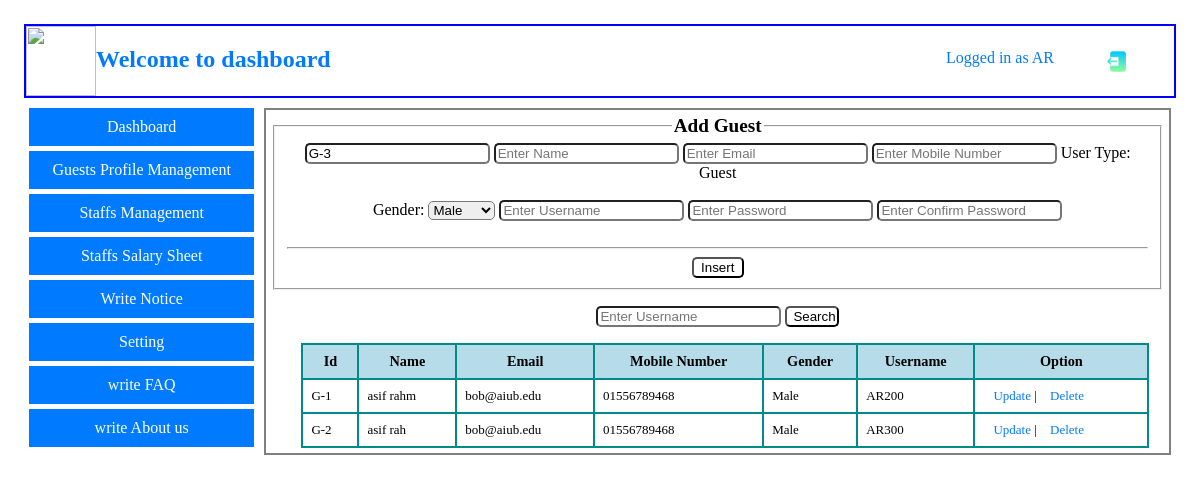
The page /view/guests_profile_management.php (signed in) on the database its author committed.
### tables this page shows
CREATE TABLE `guestinfo` (
  `GuestId` varchar(100) NOT NULL,
  `GuestName` varchar(100) NOT NULL,
  `GuestEmail` varchar(100) NOT NULL,
  `GuestNumber` varchar(100) NOT NULL,
  `Gender` varchar(100) NOT NULL,
  `GuestUserName` varchar(100) NOT NULL,
  `GuestImg` blob NOT NULL
);

### model/guestModel.php (called while the page is built, shortened)
<?php
    function getallguest(){
        $con = getConnection();
        $sql = "select * from guestinfo";
        $result = mysqli_query($con, $sql);
        $guests = [];
        while($guest = mysqli_fetch_assoc($result)){
            array_push($guests, $guest);
        }
        return $guests;
    }
    function AutoGuestIdGenerate(){
        $con = getConnection();
        $sql = "select * from guestinfo order by GuestId desc";
        $result = mysqli_query($con, $sql);
        $row = mysqli_fetch_assoc($result);
        $id = $row['GuestId'];
        if($id == ""){
            $userid = "G-1";
            return $userid;
        }
        else{
            $userid = substr($id, 2);
            $userid = intval($userid);
            $userid = "G-" . ($userid + 1);
            return $userid;
        }
    }
?>

### view/guests_profile_management.php (the view, shortened to what this page needs)
<?php
    include('../model/guestModel.php');
    $guests = getallguest();
    $userid = AutoGuestIdGenerate();
?>
<html lang="en">
<head>
    <link rel="stylesheet" href="../assets/css/draft.css">
    <link rel="stylesheet" href="../assets/css/body.css">
</head>
<body>
    <?php include('dashboard_menu.php'); ?>
    <section class="container">
        <div class="">
            <?php
                if($_SESSION['user']['UserType'] == 'Receptionist'){
                    include('side_menu.php');
                }else if($_SESSION['user']['UserType'] == 'Admin'){
                    include('admin_menu.php');
                }
            ?>
        </div>
        <div class="info">
            <div>
                <form method="" action="" enctype="">
                    <fieldset align = "center">
                        <legend> Add Guest </legend>
                        <div class="inputbox">
                            <div>
                                <input type="text" id="userid" name="userid" value="<?=$userid?>" placeholder = "Enter User ID" readonly />
                                <input type="text" id="name" name="name" value="" placeholder = "Enter Name" /> <span id="nameError"> </span>
                                <input type="email" id="email" name="email" value="" placeholder = "Enter Email" /> <span id="emailError"> </span>
                                <input type="tel" id="number" name="number" value="" placeholder = "Enter Mobile Number" /> <span id="numberError"> </span>
                                User Type: Guest
                            </div> <br>
                            <div>
                                Gender:
                                <select id="gender" name="gender">
                                    <option value="Male"> Male </option>
                                </select> <span id="genderError"> </span>
                                <input type="text" id="username" name="username" value="" placeholder = "Enter Username" onblur="checkUsername()"/> <span id="unameError"> </span>
                                <input type="password" id="password" name="password" value="" placeholder = "Enter Password" /> <span id="passwordError"> </span>
                                <input type="password" id="confirmpassword" name="confirmpassword" value="" placeholder = "Enter Confirm Password" /> <span id="cpasswordError"> </span>
                            </div> <br>
                        </div>
                        <hr>
                        <input type="button" name="submit" value="Insert" class="btnn" onclick="validGuestRegistration()" />
                    </fieldset>
                </form>
                    <form method="post" action="" enctype="" align = "center">
                       <input type="text"  id="guestusername" name="guestusername" value="" placeholder = "Enter Username" />
                       <input type="button" name="Submit" value="Search" class="btnn" onclick="searchGuest()"/>
                    </form>
                    <table border=1 align = "center" width = '80%' id="searchResults">
                        <tr>
                            <th>Id</th>
                            <th>Name</th>
                            <th>Email</th>
                            <th>Mobile Number</th>
                            <th>Gender</th>
                            <th>Username</th>
                            <th>Option</th>
                        </tr>
                        <?php for($i=0; $i<count($guests); $i++){ ?>
                        <tr>
                            <td><?=$guests[$i]['GuestId']?></td>
                            <td><?=$guests[$i]['GuestName']?></td>
                            <td><?=$guests[$i]['GuestEmail']?></td>
                            <td><?=$guests[$i]['GuestNumber']?></td>
                            <td><?=$guests[$i]['Gender']?></td>
                            <td><?=$guests[$i]['GuestUserName']?></td>
                            <td>
                                <a href='guestUpdate.php?username=<?=$guests[$i]['GuestUserName']?>'> Update </a> |
                                <a href='../controller/guestDelete.php?username=<?=$guests[$i]['GuestUserName']?>'> Delete </a>
                            </td>
                        </tr>
                        <?php } ?>
                    </table>
            </div>
        </div>
    </section>
</body>
</html>

### assets/css/draft.css (style rules this page uses)
body { margin-top: 2%; margin-left: 2%; margin-right: 2%; }
.container { display: grid; grid-template-columns: 20% 80%; gap: 10px; }
.info { background-color: transparent; margin-right: 15px; padding: 5px; border: 2px solid gray; }
table { border-collapse: collapse; width: 95%; margin-left: 30px; font-size: small; }
th, td { border: 2px solid darkcyan; padding: 8px; text-align: left; }
th { background-color: #add8e6e1; font-size: 1.1em; text-align: center; }
.inputbox { display: grid; width: 100%; }
.btnn { background-color: white; border-radius: 5px; width: 6%; }
input { border-radius: 5px; }
select { border-radius: 5px; }

### assets/css/body.css (style rules this page uses)
body { margin: 0; padding: 0; }
legend { font-size: 1.2em; font-weight: bold; }
a { color: #007bff; text-decoration: none; padding: 0px 0px 0px 10px; }

### assets/css/styles.css (style rules this page uses)
body { margin-top: 2%; margin-left: 2%; margin-right: 2%; }

### rows shown on the page
guestinfo: userid "G-3", GuestId "G-2", GuestName "asif rah", GuestEmail "bob@aiub.edu", GuestNumber "01556789468", Gender "Male", GuestUserName "AR300"
guestinfo: GuestId "G-1", GuestName "asif rahm", GuestEmail "bob@aiub.edu", GuestNumber "01556789468", Gender "Male", GuestUserName "AR200"

### other values the page prints
$_SESSION['user']['username'] "AR"
